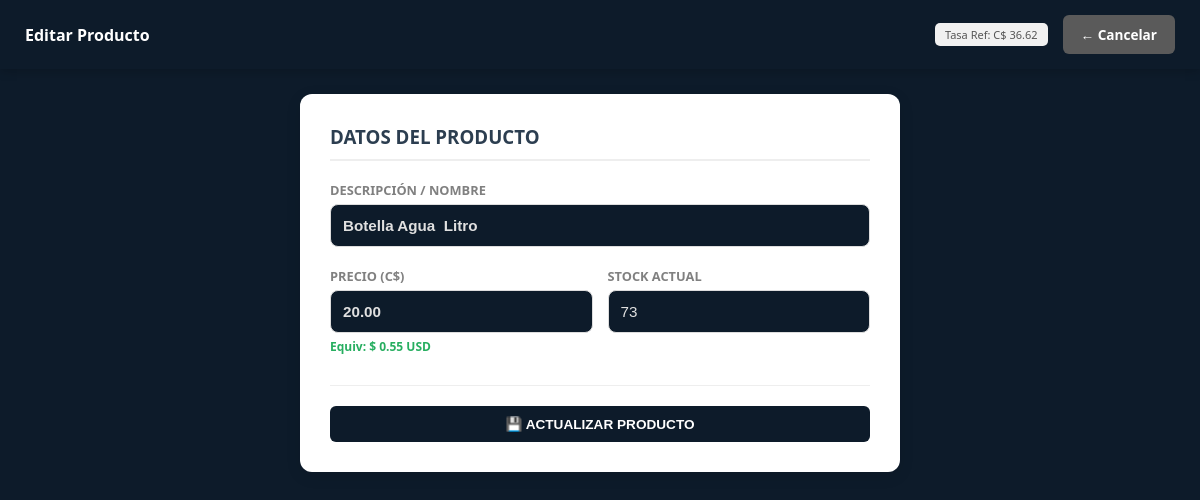
The page /views/admin/editar_producto.php?id=1 (signed in) on the database its author committed.
### tables this page shows
CREATE TABLE `configuracion` (
  `id` int(11) NOT NULL DEFAULT 1,
  `nombre_gym` varchar(100) DEFAULT 'GYM MA DB',
  `moneda_nombre` varchar(50) DEFAULT 'Córdoba Nicaragüense',
  `moneda_iso` varchar(3) DEFAULT 'NIO',
  `moneda_simbolo` varchar(5) DEFAULT 'C$',
  `tipo_cambio_bcn` decimal(10,4) DEFAULT 36.6243,
  `ultima_actualizacion` timestamp NOT NULL DEFAULT current_timestamp() ON UPDATE current_timestamp(),
  `direccion_gym` text DEFAULT NULL,
  `telefono_gym` varchar(20) DEFAULT NULL,
  `logo_ruta` varchar(255) DEFAULT 'logo_default.png',
  `tema` varchar(20) DEFAULT 'default'
);

CREATE TABLE `inventario` (
  `id` int(11) NOT NULL,
  `descripcion` varchar(150) NOT NULL,
  `precio` decimal(10,2) NOT NULL,
  `cantidad` int(11) NOT NULL DEFAULT 0
);

### config/AppConfig.php (called while the page is built, shortened)
<?php
class AppConfig {
    private $conn;
    private $table_name = "configuracion";
    public function __construct($db) {
        $this->conn = $db;
    }
    private function asegurarColumnaTema() {
        try {
            $this->conn->exec("ALTER TABLE configuracion ADD COLUMN tema VARCHAR(20) DEFAULT 'default'");
        } catch (PDOException $e) {}
    }
    public function obtenerConfig() {
        $query = "SELECT * FROM " . $this->table_name . " WHERE id = 1 LIMIT 1";
        $stmt = $this->conn->prepare($query);
        $stmt->execute();
        $this->config_cache = $stmt->fetch(PDO::FETCH_ASSOC);
        return $this->config_cache;
    }
}

### views/admin/editar_producto.php (the view, shortened to what this page needs)
<?php
require_once "../../config/AppConfig.php";
$db = (new Database())->getConnection();
$configObj = new AppConfig($db);
$config = $configObj->obtenerConfig();
$tasa = $config['tipo_cambio_bcn'] ?? 36.6243;
$tema = $_SESSION['tema'] ?? 'default';
$id = $_GET['id'] ?? 0;
$query = "SELECT * FROM inventario WHERE id = ? LIMIT 1";
$stmt = $db->prepare($query);
$stmt->execute([$id]);
$p = $stmt->fetch(PDO::FETCH_ASSOC);
?>
<!DOCTYPE html>
<html lang="es">
<head>
    <link rel="stylesheet" href="../../public/css/estilos.css">
</head>
<body class="<?php echo ($tema !== 'default') ? 'tema-' . $tema : ''; ?>">
    <header>
        <div class="logo"><h2><i class="fas fa-box-open"></i> Editar Producto</h2></div>
        <div style="display:flex; align-items:center; gap:15px;">
            <span class="tasa-info">Tasa Ref: C$ <?php echo number_format($tasa, 2); ?></span>
            <a href="gestion_inventario.php" class="btn-volver gris">← Cancelar</a>
        </div>
    </header>
    <div class="dashboard-wrapper">
        <div style="background: white; padding: 30px; border-radius: 12px; max-width: 600px; margin: 0 auto; box-shadow: 0 4px 15px rgba(0,0,0,0.1);">
            <h3 style="margin-top:0; color:#2c3e50; border-bottom: 2px solid #eee; padding-bottom: 10px;">DATOS DEL PRODUCTO</h3>
            <form action="../../controllers/InventarioController.php" method="POST">
                <div style="display: flex; flex-direction: column; gap: 20px; margin-top: 20px;">
                    <div style="display:flex; flex-direction:column;">
                        <label style="font-size:0.8rem; color:gray; margin-bottom:5px;">DESCRIPCIÓN / NOMBRE</label>
                        <input type="text" name="descripcion" value="<?php echo $p['descripcion']; ?>" required
                               style="padding:12px; border:1px solid #ddd; border-radius:8px; font-weight:bold;">
                    </div>
                    <div style="display: grid; grid-template-columns: 1fr 1fr; gap: 15px;">
                        <div style="display:flex; flex-direction:column;">
                            <label style="font-size:0.8rem; color:gray; margin-bottom:5px;">PRECIO (C$)</label>
                            <input type="number" step="0.01" name="precio" id="precio_inv" value="<?php echo $p['precio']; ?>" required
                                   style="padding:12px; border:1px solid #ddd; border-radius:8px; font-weight:bold;">
                            <span id="ref_usd_inv" class="helper-text">Equiv: $ <?php echo number_format($p['precio'] / $tasa, 2); ?> USD</span>
                        </div>
                        <div style="display:flex; flex-direction:column;">
                            <label style="font-size:0.8rem; color:gray; margin-bottom:5px;">STOCK ACTUAL</label>
                            <input type="number" name="cantidad" value="<?php echo $p['cantidad']; ?>" required
                                   style="padding:12px; border:1px solid #ddd; border-radius:8px;">
                        </div>
                    </div>
                </div>
                <div style="text-align:right; margin-top:30px; border-top: 1px solid #eee; padding-top: 20px;">
                    <button type="submit" name="btn_actualizar_prod" class="btn-accion" style="border:none; cursor:pointer; width: 100%;">
                        💾 ACTUALIZAR PRODUCTO
                    </button>
                </div>
            </form>
        </div>
    </div>
</body>
</html>

### public/css/estilos.css (style rules this page uses)
:root { --primary: #27ae60; --secondary: #2c3e50; --danger: #e74c3c; --warning: #f39c12; --info: #3498db; --dark: #1a1a1a; --light: #f4f4f4; --bg-body: #f4f4f4; --bg-card: #ffffff; --text-main: #333333; --text-muted: #666666; --border-color: #dddddd; --header-bg: #2c3e50; --input-bg: #ffffff; --input-text: #333333; --input-border: #cccccc; --link-color: #2980b9; }
body.tema-darkblue { --primary: #3498db; --secondary: #0d1b2a; --danger: #e74c3c; --warning: #f39c12; --info: #5dade2; --dark: #f4f4f4; --light: #1b263b; --bg-body: #0d1b2a; --bg-card: #1b263b; --text-main: #e0e0e0; --text-muted: #94a3b8; --border-color: #334155; --header-bg: #0d1b2a; --input-bg: #0d1b2a; --input-text: #e0e0e0; --input-border: #334155; --link-color: #3498db; }
* { box-sizing: border-box; }
body { font-family: 'Segoe UI', Tahoma, Geneva, Verdana, sans-serif; background-color: var(--bg-body); color: var(--text-main); margin: 0; }
header { background: var(--header-bg); color: white; padding: 15px 25px; display: flex; justify-content: space-between; align-items: center; box-shadow: 0 2px 10px rgba(0,0,0,0.2); }
.dashboard-wrapper { padding: 25px; max-width: 1400px; margin: 0 auto; }
.btn-accion, .btn-menu { display: inline-block; padding: 10px 18px; background: var(--secondary); color: white !important; text-decoration: none; border-radius: 6px; font-weight: 600; font-size: 0.85rem; transition: all 0.2s ease; border: none; cursor: pointer; }
.btn-volver { display: inline-block; padding: 8px 15px; background: var(--header-bg); color: white; text-decoration: none; border-radius: 5px; font-size: 0.8rem; font-weight: 600; }
input, select, textarea { background: var(--input-bg); color: var(--input-text); border: 1px solid var(--input-border); padding: 12px; border-radius: 6px; font-size: 0.95rem; width: 100%; }
label { color: var(--text-muted); font-weight: 600; font-size: 0.8rem; margin-bottom: 6px; display: block; }
h1, h2, h3, h4, h5, h6 { color: var(--text-main); margin-top: 0; }
a { color: var(--link-color); text-decoration: none; }
.logo h2 { color: white; font-size: 1rem; margin: 0; }
body.tema-oscuro header h2, body.tema-darkblue header h2 { color: white; }
body.tema-oscuro .logo h2, body.tema-darkblue .logo h2 { color: white; }
.btn-volver { display: inline-block; padding: 10px 18px; background: var(--secondary); color: white !important; text-decoration: none; border-radius: 6px; font-weight: 600; font-size: 0.85rem; transition: all 0.2s ease; }
.btn-volver.gris { background: #7f8c8d; }
body.tema-oscuro .btn-volver.gris, body.tema-darkblue .btn-volver.gris { background: #5a5a5a; }

### views/admin/editar_producto.php (style rules this page uses)
.helper-text { font-size: 0.75rem; color: #27ae60; margin-top: 5px; font-weight: bold; display: block; }
.tasa-info { font-size: 11px; background: #f1f1f1; padding: 4px 10px; border-radius: 5px; color: #555; }

### rows shown on the page
configuracion: tipo_cambio_bcn "36.62"
inventario: descripcion "Botella Agua Litro", precio "20.00", $p['precio']/$tasa "0.55", cantidad "73"
